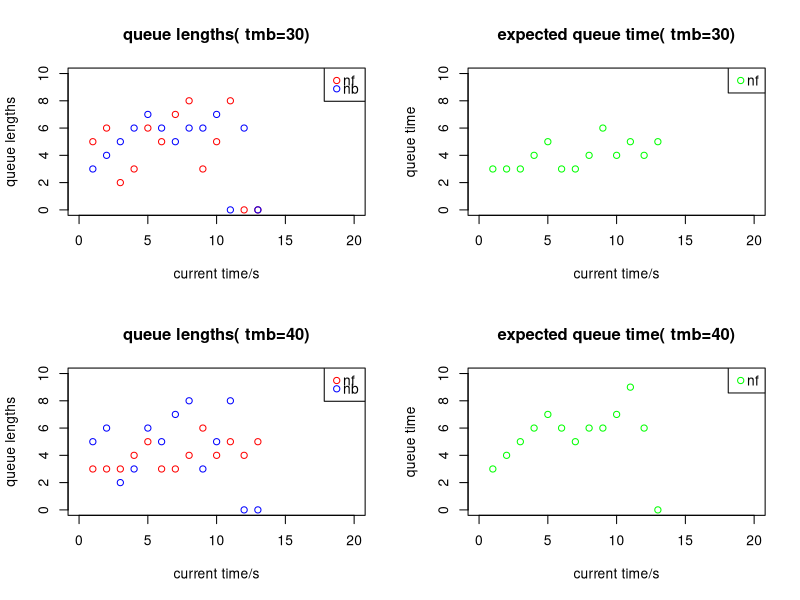

Reproduce this figure in R. (Note: this script raises an error after producing the figure.)
#plot

#qsim(mf=5,mb=5,a.rate=.1,trb=40,trf=40,tmb=30,tmf=30,maxb=20)

#测试数据
nf<-c(5,6,2,3,6,5,7,8,3,5,8,0,0)
nb<-c(3,4,5,6,7,6,5,6,6,7,0,6,0)
eq<-c(3,3,3,4,5,3,3,4,6,4,5,4,5)

par(mfrow=c(2,2)) #创建4张图的模型
x_indices <- seq_along(nf) #将nf的index对应到x轴

#在左上角的图中画出nf的点状图
plot(x_indices, nf, col = "red", xlab = "current time/s", ylab = "queue lengths", main = "queue lengths( tmb=30)",
     xlim = c(0, 20), ylim = c(0, 10))
legend("topright", legend = c("nf", "nb"), col = c("red", "blue"), pch = 1, x.intersp = 0.5, y.intersp = 0.5) #给出对应颜色的批注
points(x_indices, nb, col="blue") #在第一张图中添加nb的点状图

plot(x_indices, eq, col = "green", xlab = "current time/s", ylab = "queue time", main = "expected queue time( tmb=30)",
     xlim = c(0, 20), ylim = c(0, 10))
legend("topright", legend = "nf", col = "green", pch = 1, x.intersp = 0.5, y.intersp = 0.5)

#qsim(mf=5,mb=5,a.rate=.1,trb=40,trf=40,tmb=40,tmf=30,maxb=20)

#测试数据
nf<-c(3,3,3,4,5,3,3,4,6,4,5,4,5)
nb<-c(5,6,2,3,6,5,7,8,3,5,8,0,0)
eq<-c(3,4,5,6,7,6,5,6,6,7,9,6,0)

plot(x_indices, nf, col = "red", xlab = "current time/s", ylab = "queue lengths", main = "queue lengths( tmb=40)",
     xlim = c(0, 20), ylim = c(0, 10))
legend("topright", legend = c("nf", "nb"), col = c("red", "blue"), pch = 1, x.intersp = 0.5, y.intersp = 0.5)
points(x_indices, nb, col="blue")

plot(x_indices, eq, col = "green", xlab = "current time/s", ylab = "queue time", main = "expected queue time( tmb=40)",
     xlim = c(0, 20), ylim = c(0, 10))
legend("topright", legend = "nf", col = "green", pch = 1, x.intersp = 0.5, y.intersp = 0.5)

#estimate

#测试数据
qsim <- function(trb,trf,tmb){
  nb <-c(2*trb,3*trb,4*trb,5*trb,6*trb,7*trb,8*trb,9*trb)
  nf <-c(2*trf,3*trf,4*trf,5*trf,6*trf,7*trf,8*trf,9*trf)
  eq <-c(2*tmb,3*tmb,4*tmb,5*tmb,6*tmb,7*tmb,8*tmb,9*tmb)
  return(list(nf = nf, nb = nb, eq = eq))
}
result <- qsim(trb=40,trf=40,tmb=30)
nf <- result$nf
nb <- result$nb
eq <- result$eq


last_nf_values <- numeric(100)
last_nb_values <- numeric(100)

for (i in 1:100) {
  result <- qsim(trb=20,trf=40,tmb=30)
  last_nf <- result$nf[length(result$nf)]
  last_nb <- result$nb[length(result$nb)]
  last_nf_values[i] <- last_nf
  last_nb_values[i] <- last_nb
}

#测试数据
last_nf_values<-c(5,6,2,3,6,5,7,8,3,5,8,0,0)
last_nb_values<-c(3,4,5,6,7,6,5,6,6,7,0,6,0)

queue_matrix <- cbind(last_nf_values, last_nb_values)
still_queue <- sum(queue_matrix[, 1] != 0 | queue_matrix[, 2] != 0)
prob <- still_queue/100
print(prob)




####
####
#正式

qsim(mf=5,mb=5,a.rate=.1,trb=40,trf=40,tmb=30,tmf=30,maxb=20)

par(mfrow=c(2,2)) #创建4张图的模型
x_indices <- seq_along(nf) #将nf的index对应到x轴

#在左上角的图中画出nf的点状图
plot(x_indices, nf, col = "red", xlab = "current time/s", ylab = "queue lengths", main = "queue lengths( tmb=30)",
     xlim = c(0, 7300), ylim = c(0, 100))
legend("topright", legend = c("nf", "nb"), col = c("red", "blue"), pch = 1, x.intersp = 0.5, y.intersp = 0.5) #给出对应颜色的批注
points(x_indices, nb, col="blue") #在第一张图中添加nb的点状图

plot(x_indices, eq, col = "green", xlab = "current time/s", ylab = "queue time", main = "expected queue time( tmb=30)",
     xlim = c(0, 7300), ylim = c(0, 1000))
legend("topright", legend = "nf", col = "green", pch = 1, x.intersp = 0.5, y.intersp = 0.5)

qsim(mf=5,mb=5,a.rate=.1,trb=40,trf=40,tmb=40,tmf=30,maxb=20)

plot(x_indices, nf, col = "red", xlab = "current time/s", ylab = "queue lengths", main = "queue lengths( tmb=40)",
     xlim = c(0, 7300), ylim = c(0, 100))
legend("topright", legend = c("nf", "nb"), col = c("red", "blue"), pch = 1, x.intersp = 0.5, y.intersp = 0.5)
points(x_indices, nb, col="blue")

plot(x_indices, eq, col = "green", xlab = "current time/s", ylab = "queue time", main = "expected queue time( tmb=40)",
     xlim = c(0, 7300), ylim = c(0, 1000))
legend("topright", legend = "nf", col = "green", pch = 1, x.intersp = 0.5, y.intersp = 0.5)

last_nf_values <- numeric(100) #设置空的vector
last_nb_values <- numeric(100)

#将qsim重复跑一百次，记录下最后一秒的预计排队数
for (i in 1:100) {
  result <- qsim(mf=5,mb=5,a.rate=.1,trb=40,trf=40,tmb=30,tmf=30,maxb=20)
  last_nf <- result$nf[length(result$nf)]
  last_nb <- result$nb[length(result$nb)]
  last_nf_values[i] <- last_nf
  last_nb_values[i] <- last_nb
}

queue_matrix <- cbind(last_nf_values, last_nb_values) 
still_queue <- sum(queue_matrix[, 1] != 0 | queue_matrix[, 2] != 0) #nf或者nb其中一边排队人数不为0，就代表没处理完
prob <- still_queue/100
print(prob)
